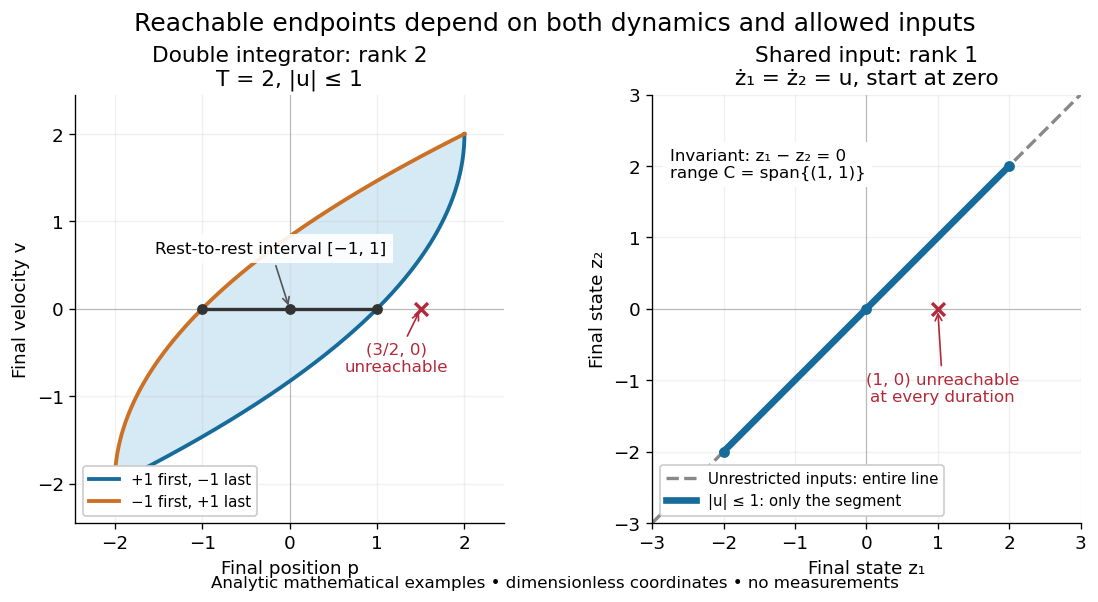

The script that saved this image:
"""Exact bounded reachable region and invariant shared-input line.

Run from _media: MPLCONFIGDIR=/tmp/codex-wiki-matplotlib python3 ../reachability-bounded-and-shared.py
Outputs reachability-bounded-and-shared.png to CWD.
Tested: Python 3.14.4, NumPy 2.3.5, Matplotlib 3.10.7+dfsg1.
The curves are analytic toy predictions, not measurements. T=2, |u|<=1.
"""

from pathlib import Path

import matplotlib

matplotlib.use("Agg")
import matplotlib.pyplot as plt
import numpy as np


def position_bounds(v, duration):
    center = duration * v / 2
    radius = (duration**2 - v**2) / 4
    return center - radius, center + radius


def main():
    plt.rcParams.update({"font.size": 11, "axes.titlesize": 13})
    fig, axs = plt.subplots(1, 2, figsize=(9.6, 4.8), layout="constrained")
    fig.set_facecolor("white")
    fig.suptitle("Reachable endpoints depend on both dynamics and allowed inputs", fontsize=15)
    blue, orange, red = "#176b9a", "#cc7024", "#b32939"
    left, right = axs
    v = np.linspace(-2, 2, 1001)
    lower, upper = position_bounds(v, 2)
    assert np.all(lower <= upper)
    assert np.allclose(position_bounds(np.array([0]), 2), [[-1], [1]])
    left.fill_betweenx(v, lower, upper, color="#d6eaf5")
    left.plot(upper, v, color=blue, lw=2.3, label="+1 first, −1 last")
    left.plot(lower, v, color=orange, lw=2.3, label="−1 first, +1 last")
    left.plot([-1, 1], [0, 0], color="#333333", lw=2)
    left.scatter([-1, 0, 1], [0, 0, 0], s=30, color="#333333", zorder=4)
    left.scatter([1.5], [0], s=60, marker="x", color=red, lw=2, zorder=5)
    left.annotate("(3/2, 0)\nunreachable", (1.5, 0), xytext=(1.22, -0.72), ha="center", fontsize=10, color=red, arrowprops={"arrowstyle": "->", "color": red})
    left.annotate("Rest-to-rest interval [−1, 1]", (0, 0), xytext=(-0.22, 0.64), ha="center", fontsize=10, arrowprops={"arrowstyle": "->", "color": "#555555"}, bbox={"facecolor": "white", "edgecolor": "none", "alpha": 0.9})
    left.set(title="Double integrator: rank 2\nT = 2, |u| ≤ 1", xlabel="Final position p", ylabel="Final velocity v", xlim=(-2.45, 2.45), ylim=(-2.45, 2.45))
    left.legend(loc="lower left", fontsize=9, framealpha=1)

    # A=0, B=(1,1)^T: only the diagonal direction is influenced.
    shared_matrix = np.array([[1, 0], [1, 0]])
    assert np.linalg.matrix_rank(shared_matrix) == 1
    q = np.array([-3, 3])
    right.plot(q, q, "--", color="#888888", lw=2, label="Unrestricted inputs: entire line")
    right.plot([-2, 2], [-2, 2], color=blue, lw=4, label="|u| ≤ 1: only the segment")
    right.scatter([-2, 0, 2], [-2, 0, 2], color=blue, s=30, zorder=4)
    right.scatter([1], [0], marker="x", color=red, s=60, lw=2, zorder=5)
    right.annotate("(1, 0) unreachable\nat every duration", (1, 0), xytext=(1.07, -1.3), ha="center", fontsize=10, color=red, arrowprops={"arrowstyle": "->", "color": red})
    right.text(-2.75, 2.25, "Invariant: z₁ − z₂ = 0\nrange C = span{(1, 1)}", fontsize=10, va="top", bbox={"facecolor": "white", "edgecolor": "none"})
    right.set(title="Shared input: rank 1\nż₁ = ż₂ = u, start at zero", xlabel="Final state z₁", ylabel="Final state z₂", xlim=(-3, 3), ylim=(-3, 3))
    right.legend(loc="lower left", fontsize=9, framealpha=1)
    for ax in axs:
        ax.set_facecolor("white")
        ax.axhline(0, color="#bbbbbb", lw=0.7, zorder=0)
        ax.axvline(0, color="#bbbbbb", lw=0.7, zorder=0)
        ax.grid(alpha=0.18)
        ax.set_aspect("equal", adjustable="box")
        ax.spines[["top", "right"]].set_visible(False)
    fig.text(0.5, -0.008, "Analytic mathematical examples • dimensionless coordinates • no measurements", ha="center", fontsize=10)
    fig.savefig(Path.cwd() / "reachability-bounded-and-shared.png", dpi=120, facecolor="white", transparent=False, bbox_inches="tight")
    plt.close(fig)


if __name__ == "__main__":
    main()
